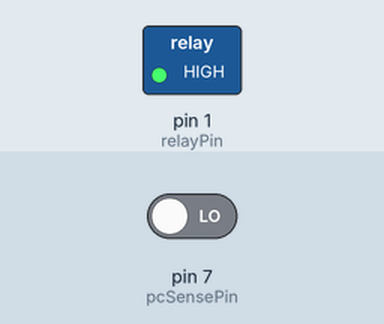
The sketch below on a simulated Arduino Uno, built with avr-gcc and run on an emulated ATmega328P. Parts: switched loads named in the sketch (green lamp = pin HIGH). The test bench sets the inputs (shaded band); at power-on: pin 7 (pcSensePin) LOW.

Above: at 1.2 s.
1.3 s: pin 7 (pcSensePin) driven HIGH
At 1.8 s:
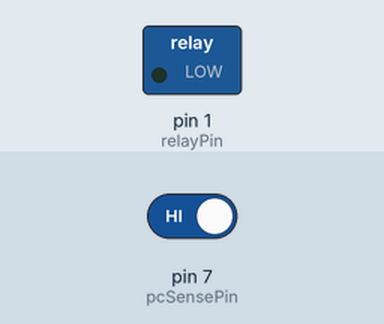
Timing chart, 0 to 4.3 s (numbered marks = the images above; inputs shaded):
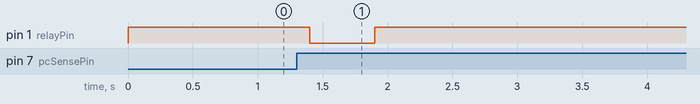

The sketch:

Rele-izklop.ino
```cpp
const int relayPin = 1;        // Pin za rele (active LOW)
const int pcSensePin = 7;     // Pin, ki zazna 5V iz PC USB (preko delilnika!)
bool pcWasOn = false;
const unsigned long pressTime = 500; // trajanje klika v ms

void setup() {
  pinMode(relayPin, OUTPUT);
  digitalWrite(relayPin, HIGH); // rele izklopljen (ker je active-low)

  pinMode(pcSensePin, INPUT);
}

void loop() {
  bool pcIsOn = digitalRead(pcSensePin);

  if (!pcWasOn && pcIsOn) {
    pressButton();   // vklop radia
    pcWasOn = true;
  }

  if (pcWasOn && !pcIsOn) {
    pressButton();   // izklop radia
    pcWasOn = false;
  }

  delay(200);
}

void pressButton() {
  digitalWrite(relayPin, LOW);   // aktiviraj rele (klik)
  delay(pressTime);
  digitalWrite(relayPin, HIGH);  // spusti rele
}
```

Measured:
- after the input at 1.3 s, pin 1 (relayPin): HIGH → LOW after 0.10 s, → HIGH 0.50 s later
